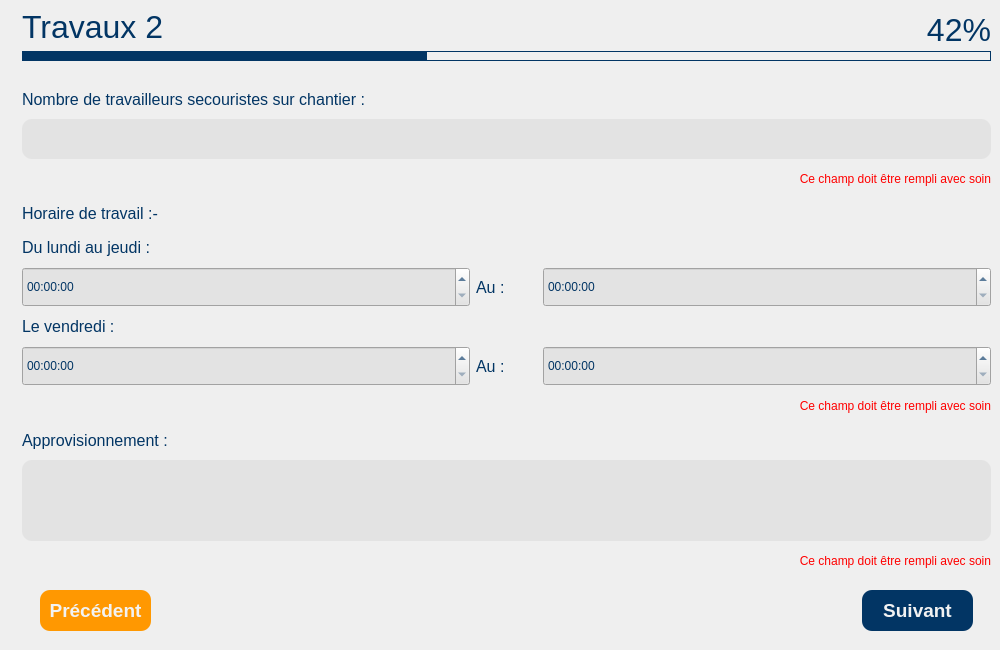
<?xml version="1.0" encoding="UTF-8"?>
<ui version="4.0">
 <class>Dialog</class>
 <widget class="QDialog" name="Dialog">
  <property name="geometry">
   <rect>
    <x>0</x>
    <y>0</y>
    <width>1000</width>
    <height>650</height>
   </rect>
  </property>
  <property name="minimumSize">
   <size>
    <width>800</width>
    <height>480</height>
   </size>
  </property>
  <property name="windowTitle">
   <string>Dialog</string>
  </property>
  <layout class="QGridLayout" name="gridLayout">
   <property name="leftMargin">
    <number>0</number>
   </property>
   <property name="topMargin">
    <number>0</number>
   </property>
   <property name="rightMargin">
    <number>0</number>
   </property>
   <property name="bottomMargin">
    <number>0</number>
   </property>
   <item row="0" column="0">
    <layout class="QHBoxLayout" name="horizontalLayout">
     <item>
      <widget class="QLabel" name="label">
       <property name="maximumSize">
        <size>
         <width>500</width>
         <height>16777215</height>
        </size>
       </property>
       <property name="text">
        <string/>
       </property>
       <property name="pixmap">
        <pixmap>:/img_back/back.png</pixmap>
       </property>
       <property name="scaledContents">
        <bool>true</bool>
       </property>
      </widget>
     </item>
     <item>
      <widget class="QWidget" name="widget" native="true">
       <layout class="QVBoxLayout" name="verticalLayout">
        <property name="leftMargin">
         <number>0</number>
        </property>
        <property name="topMargin">
         <number>0</number>
        </property>
        <property name="rightMargin">
         <number>0</number>
        </property>
        <property name="bottomMargin">
         <number>10</number>
        </property>
        <item>
         <widget class="QWidget" name="w_top" native="true">
          <property name="minimumSize">
           <size>
            <width>0</width>
            <height>70</height>
           </size>
          </property>
          <property name="maximumSize">
           <size>
            <width>16777215</width>
            <height>70</height>
           </size>
          </property>
          <layout class="QGridLayout" name="gridLayout_2">
           <item row="0" column="0" rowspan="2" colspan="2">
            <widget class="QLabel" name="label_2">
             <property name="font">
              <font>
               <pointsize>24</pointsize>
              </font>
             </property>
             <property name="styleSheet">
              <string notr="true">color:#023564;</string>
             </property>
             <property name="text">
              <string>Travaux 2</string>
             </property>
            </widget>
           </item>
           <item row="1" column="1">
            <widget class="QLabel" name="label_3">
             <property name="font">
              <font>
               <pointsize>24</pointsize>
              </font>
             </property>
             <property name="styleSheet">
              <string notr="true">color:#023564;</string>
             </property>
             <property name="text">
              <string>42%</string>
             </property>
             <property name="alignment">
              <set>Qt::AlignRight|Qt::AlignTrailing|Qt::AlignVCenter</set>
             </property>
            </widget>
           </item>
           <item row="2" column="0" colspan="2">
            <widget class="QWidget" name="widget_2" native="true">
             <property name="minimumSize">
              <size>
               <width>0</width>
               <height>10</height>
              </size>
             </property>
             <property name="maximumSize">
              <size>
               <width>16777215</width>
               <height>10</height>
              </size>
             </property>
             <property name="styleSheet">
              <string notr="true">border: 1 solid #023564;</string>
             </property>
             <layout class="QHBoxLayout" name="horizontalLayout_3">
              <property name="spacing">
               <number>0</number>
              </property>
              <property name="sizeConstraint">
               <enum>QLayout::SetDefaultConstraint</enum>
              </property>
              <property name="leftMargin">
               <number>0</number>
              </property>
              <property name="topMargin">
               <number>0</number>
              </property>
              <property name="rightMargin">
               <number>0</number>
              </property>
              <property name="bottomMargin">
               <number>0</number>
              </property>
              <item>
               <widget class="QWidget" name="widget_5" native="true">
                <property name="sizePolicy">
                 <sizepolicy hsizetype="Preferred" vsizetype="Preferred">
                  <horstretch>5</horstretch>
                  <verstretch>0</verstretch>
                 </sizepolicy>
                </property>
                <property name="styleSheet">
                 <string notr="true">background-color:rgb(2, 53, 100);
width: 50%;</string>
                </property>
               </widget>
              </item>
              <item>
               <widget class="QWidget" name="widget_4" native="true">
                <property name="sizePolicy">
                 <sizepolicy hsizetype="Preferred" vsizetype="Preferred">
                  <horstretch>7</horstretch>
                  <verstretch>0</verstretch>
                 </sizepolicy>
                </property>
                <property name="minimumSize">
                 <size>
                  <width>0</width>
                  <height>10</height>
                 </size>
                </property>
                <property name="maximumSize">
                 <size>
                  <width>16777215</width>
                  <height>10</height>
                 </size>
                </property>
                <property name="styleSheet">
                 <string notr="true"/>
                </property>
               </widget>
              </item>
             </layout>
            </widget>
           </item>
          </layout>
         </widget>
        </item>
        <item>
         <widget class="QScrollArea" name="pnls_1">
          <property name="styleSheet">
           <string notr="true">QTextEdit
{
background:#e3e3e3;
border: 0;
border-radius: 10px;
color:#ababab;
font: 19pt &quot;Arial&quot;;
padding-left:5px;
}

QTextEdit:focus
{
color:#ff9801;
background:#f2f2f2;
border: 2 Solid #ff9801;
font: 19pt &quot;Arial&quot;;
}

QLabel
{
	color : red;
	font: 12pt &quot;Arial&quot;;
}

QCheckBox
{
color:#ababab;
font: 14pt &quot;Arial&quot;;
}

QCheckBox:hover
{
color:#ff9801;
}

QCheckBox:Checked
{
color:#023564;
}

QComboBox
{
color:#023564;
font: 16pt &quot;Arial&quot;;
}

QTimeEdit
{
background:#e3e3e3;
color:#023564;
font: 16pt &quot;Arial&quot;;
}</string>
          </property>
          <property name="frameShape">
           <enum>QFrame::NoFrame</enum>
          </property>
          <property name="frameShadow">
           <enum>QFrame::Sunken</enum>
          </property>
          <property name="lineWidth">
           <number>0</number>
          </property>
          <property name="verticalScrollBarPolicy">
           <enum>Qt::ScrollBarAsNeeded</enum>
          </property>
          <property name="widgetResizable">
           <bool>true</bool>
          </property>
          <widget class="QWidget" name="pnl_main">
           <property name="geometry">
            <rect>
             <x>0</x>
             <y>0</y>
             <width>987</width>
             <height>506</height>
            </rect>
           </property>
           <layout class="QGridLayout" name="gridLayout_3">
            <item row="0" column="0" colspan="3">
             <widget class="QLabel" name="label_4">
              <property name="font">
               <font>
                <family>Arial</family>
                <pointsize>12</pointsize>
                <weight>50</weight>
                <italic>false</italic>
                <bold>false</bold>
               </font>
              </property>
              <property name="styleSheet">
               <string notr="true">color:#023564;</string>
              </property>
              <property name="text">
               <string>Nombre de travailleurs secouristes sur chantier :</string>
              </property>
             </widget>
            </item>
            <item row="1" column="0" colspan="3">
             <widget class="QTextEdit" name="txt_num">
              <property name="minimumSize">
               <size>
                <width>0</width>
                <height>40</height>
               </size>
              </property>
              <property name="maximumSize">
               <size>
                <width>16777215</width>
                <height>40</height>
               </size>
              </property>
              <property name="styleSheet">
               <string notr="true"/>
              </property>
              <property name="tabChangesFocus">
               <bool>true</bool>
              </property>
              <property name="placeholderText">
               <string/>
              </property>
             </widget>
            </item>
            <item row="2" column="0" colspan="3">
             <widget class="QLabel" name="lbl_num">
              <property name="enabled">
               <bool>true</bool>
              </property>
              <property name="inputMethodHints">
               <set>Qt::ImhNone</set>
              </property>
              <property name="text">
               <string>Ce champ doit être rempli avec soin</string>
              </property>
              <property name="alignment">
               <set>Qt::AlignRight|Qt::AlignTrailing|Qt::AlignVCenter</set>
              </property>
             </widget>
            </item>
            <item row="3" column="0" colspan="3">
             <widget class="QLabel" name="label_6">
              <property name="font">
               <font>
                <family>Arial</family>
                <pointsize>12</pointsize>
                <weight>50</weight>
                <italic>false</italic>
                <bold>false</bold>
               </font>
              </property>
              <property name="styleSheet">
               <string notr="true">color:#023564;</string>
              </property>
              <property name="text">
               <string>Horaire de travail :-</string>
              </property>
              <property name="alignment">
               <set>Qt::AlignLeading|Qt::AlignLeft|Qt::AlignVCenter</set>
              </property>
             </widget>
            </item>
            <item row="4" column="0">
             <widget class="QLabel" name="label_8">
              <property name="font">
               <font>
                <family>Arial</family>
                <pointsize>12</pointsize>
                <weight>50</weight>
                <italic>false</italic>
                <bold>false</bold>
               </font>
              </property>
              <property name="styleSheet">
               <string notr="true">color:#023564;</string>
              </property>
              <property name="text">
               <string>Du lundi au jeudi :</string>
              </property>
             </widget>
            </item>
            <item row="5" column="0">
             <widget class="QTimeEdit" name="time1_1">
              <property name="minimumSize">
               <size>
                <width>0</width>
                <height>40</height>
               </size>
              </property>
              <property name="maximumSize">
               <size>
                <width>16777215</width>
                <height>40</height>
               </size>
              </property>
             </widget>
            </item>
            <item row="5" column="1">
             <widget class="QLabel" name="label_10">
              <property name="maximumSize">
               <size>
                <width>61</width>
                <height>16777215</height>
               </size>
              </property>
              <property name="font">
               <font>
                <family>Arial</family>
                <pointsize>12</pointsize>
                <weight>50</weight>
                <italic>false</italic>
                <bold>false</bold>
               </font>
              </property>
              <property name="styleSheet">
               <string notr="true">color:#023564;</string>
              </property>
              <property name="text">
               <string>Au :</string>
              </property>
             </widget>
            </item>
            <item row="5" column="2">
             <widget class="QTimeEdit" name="time1_2">
              <property name="minimumSize">
               <size>
                <width>0</width>
                <height>40</height>
               </size>
              </property>
              <property name="maximumSize">
               <size>
                <width>16777215</width>
                <height>40</height>
               </size>
              </property>
             </widget>
            </item>
            <item row="6" column="0">
             <widget class="QLabel" name="label_9">
              <property name="font">
               <font>
                <family>Arial</family>
                <pointsize>12</pointsize>
                <weight>50</weight>
                <italic>false</italic>
                <bold>false</bold>
               </font>
              </property>
              <property name="styleSheet">
               <string notr="true">color:#023564;</string>
              </property>
              <property name="text">
               <string>Le vendredi :</string>
              </property>
             </widget>
            </item>
            <item row="7" column="0">
             <widget class="QTimeEdit" name="time2_1">
              <property name="minimumSize">
               <size>
                <width>0</width>
                <height>40</height>
               </size>
              </property>
              <property name="maximumSize">
               <size>
                <width>16777215</width>
                <height>40</height>
               </size>
              </property>
             </widget>
            </item>
            <item row="7" column="1">
             <widget class="QLabel" name="label_11">
              <property name="maximumSize">
               <size>
                <width>61</width>
                <height>16777215</height>
               </size>
              </property>
              <property name="font">
               <font>
                <family>Arial</family>
                <pointsize>12</pointsize>
                <weight>50</weight>
                <italic>false</italic>
                <bold>false</bold>
               </font>
              </property>
              <property name="styleSheet">
               <string notr="true">color:#023564;</string>
              </property>
              <property name="text">
               <string>Au :</string>
              </property>
             </widget>
            </item>
            <item row="7" column="2">
             <widget class="QTimeEdit" name="time2_2">
              <property name="minimumSize">
               <size>
                <width>0</width>
                <height>40</height>
               </size>
              </property>
              <property name="maximumSize">
               <size>
                <width>16777215</width>
                <height>40</height>
               </size>
              </property>
             </widget>
            </item>
            <item row="8" column="0" colspan="3">
             <widget class="QLabel" name="lbl_time">
              <property name="enabled">
               <bool>true</bool>
              </property>
              <property name="inputMethodHints">
               <set>Qt::ImhNone</set>
              </property>
              <property name="text">
               <string>Ce champ doit être rempli avec soin</string>
              </property>
              <property name="alignment">
               <set>Qt::AlignRight|Qt::AlignTrailing|Qt::AlignVCenter</set>
              </property>
             </widget>
            </item>
            <item row="9" column="0" colspan="3">
             <widget class="QLabel" name="label_5">
              <property name="font">
               <font>
                <family>Arial</family>
                <pointsize>12</pointsize>
                <weight>50</weight>
                <italic>false</italic>
                <bold>false</bold>
               </font>
              </property>
              <property name="styleSheet">
               <string notr="true">color:#023564;</string>
              </property>
              <property name="text">
               <string>Approvisionnement :</string>
              </property>
             </widget>
            </item>
            <item row="10" column="0" colspan="3">
             <widget class="QTextEdit" name="txt_supply">
              <property name="maximumSize">
               <size>
                <width>16777215</width>
                <height>81</height>
               </size>
              </property>
              <property name="styleSheet">
               <string notr="true"/>
              </property>
              <property name="tabChangesFocus">
               <bool>true</bool>
              </property>
              <property name="placeholderText">
               <string/>
              </property>
             </widget>
            </item>
            <item row="11" column="0" colspan="3">
             <widget class="QLabel" name="lbl_supply">
              <property name="enabled">
               <bool>true</bool>
              </property>
              <property name="inputMethodHints">
               <set>Qt::ImhNone</set>
              </property>
              <property name="text">
               <string>Ce champ doit être rempli avec soin</string>
              </property>
              <property name="alignment">
               <set>Qt::AlignRight|Qt::AlignTrailing|Qt::AlignVCenter</set>
              </property>
             </widget>
            </item>
           </layout>
          </widget>
         </widget>
        </item>
        <item>
         <widget class="QWidget" name="pnl_btns" native="true">
          <property name="maximumSize">
           <size>
            <width>16777215</width>
            <height>50</height>
           </size>
          </property>
          <property name="font">
           <font>
            <family>Arial Black</family>
           </font>
          </property>
          <layout class="QHBoxLayout" name="horizontalLayout_2">
           <property name="leftMargin">
            <number>27</number>
           </property>
           <property name="topMargin">
            <number>0</number>
           </property>
           <property name="rightMargin">
            <number>27</number>
           </property>
           <property name="bottomMargin">
            <number>18</number>
           </property>
           <item>
            <widget class="QPushButton" name="btn_back">
             <property name="minimumSize">
              <size>
               <width>111</width>
               <height>41</height>
              </size>
             </property>
             <property name="maximumSize">
              <size>
               <width>111</width>
               <height>41</height>
              </size>
             </property>
             <property name="font">
              <font>
               <family>Arial</family>
               <pointsize>14</pointsize>
               <weight>75</weight>
               <italic>false</italic>
               <bold>true</bold>
              </font>
             </property>
             <property name="styleSheet">
              <string notr="true">QPushButton#btn_back
{
background-color:#ff9801;
color:#f2f2f2;
border-radius: 10px;
font: 75 14pt &quot;Arial&quot;;
font-weight: bold;
}

QPushButton#btn_back:hover
{
background-color:#fbaa32;
}</string>
             </property>
             <property name="text">
              <string>Précédent</string>
             </property>
             <property name="checkable">
              <bool>false</bool>
             </property>
             <property name="flat">
              <bool>false</bool>
             </property>
            </widget>
           </item>
           <item>
            <spacer name="horizontalSpacer">
             <property name="orientation">
              <enum>Qt::Horizontal</enum>
             </property>
             <property name="sizeHint" stdset="0">
              <size>
               <width>40</width>
               <height>20</height>
              </size>
             </property>
            </spacer>
           </item>
           <item>
            <widget class="QPushButton" name="btn_next">
             <property name="minimumSize">
              <size>
               <width>111</width>
               <height>41</height>
              </size>
             </property>
             <property name="maximumSize">
              <size>
               <width>111</width>
               <height>41</height>
              </size>
             </property>
             <property name="font">
              <font>
               <family>Arial</family>
               <pointsize>14</pointsize>
               <weight>75</weight>
               <italic>false</italic>
               <bold>true</bold>
              </font>
             </property>
             <property name="styleSheet">
              <string notr="true">QPushButton#btn_next
{
background-color:rgb(2, 53, 100);
color:#f2f2f2;
border-radius: 10px;
font: 75 14pt &quot;Arial&quot;;
font-weight: bold;
}

QPushButton#btn_next:hover
{
background-color:#2d5c87;
}</string>
             </property>
             <property name="text">
              <string>Suivant</string>
             </property>
             <property name="checkable">
              <bool>false</bool>
             </property>
             <property name="flat">
              <bool>false</bool>
             </property>
            </widget>
           </item>
          </layout>
         </widget>
        </item>
       </layout>
      </widget>
     </item>
    </layout>
   </item>
  </layout>
 </widget>
 <tabstops>
  <tabstop>txt_num</tabstop>
  <tabstop>time1_1</tabstop>
  <tabstop>time1_2</tabstop>
  <tabstop>time2_1</tabstop>
  <tabstop>time2_2</tabstop>
  <tabstop>txt_supply</tabstop>
  <tabstop>btn_next</tabstop>
  <tabstop>btn_back</tabstop>
  <tabstop>pnls_1</tabstop>
 </tabstops>
 <resources>
  <include location="test.qrc"/>
  <include location="C:/Program Files (x86)/Qt Designer/test.qrc"/>
 </resources>
 <connections/>
</ui>
